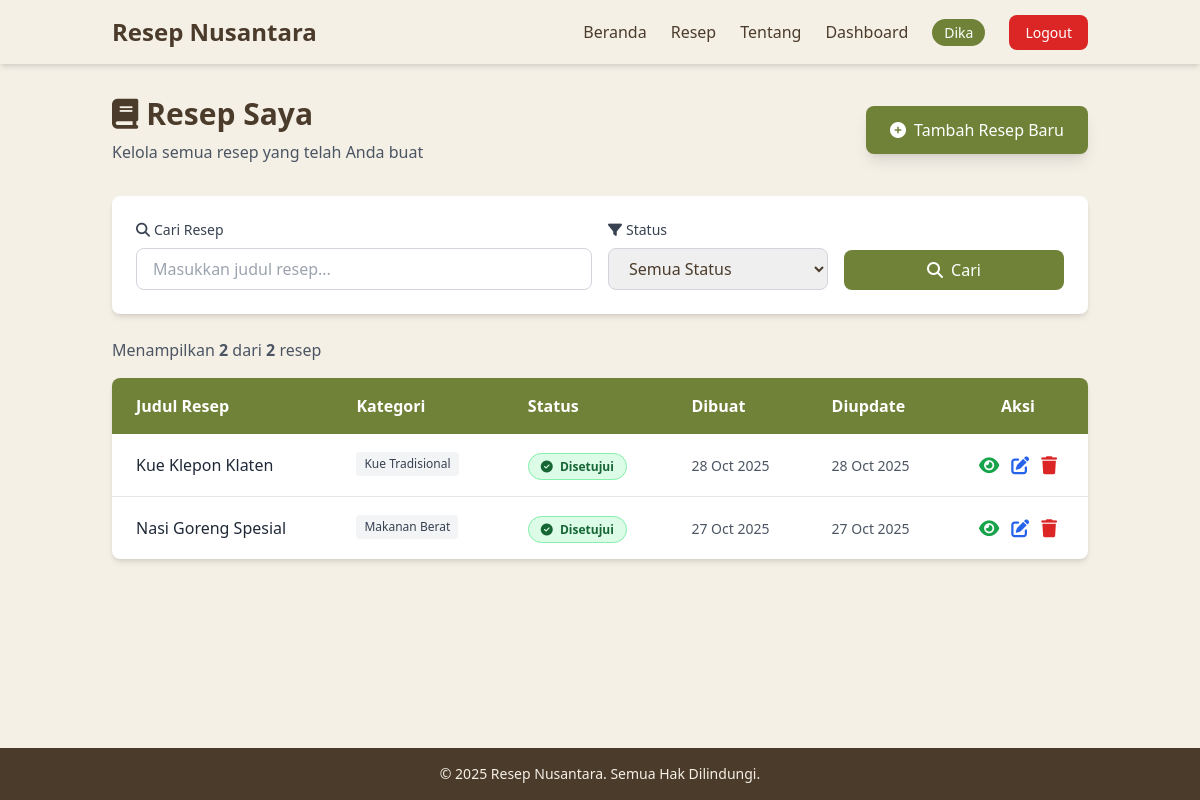
Page /user/my_recipes.php (signed in) on the committed database.
### tables this page shows
CREATE TABLE `recipes` (
  `id` int(11) NOT NULL,
  `user_id` int(11) NOT NULL,
  `title` varchar(150) NOT NULL,
  `ingredients` text NOT NULL,
  `steps` text NOT NULL,
  `photo` varchar(255) DEFAULT NULL,
  `status` enum('pending','approved','rejected') DEFAULT 'pending',
  `created_at` datetime DEFAULT current_timestamp(),
  `updated_at` datetime DEFAULT current_timestamp() ON UPDATE current_timestamp()
);

### user/my_recipes.php (the view, shortened to what this page needs)
<?php
require_once __DIR__ . '/../includes/auth_check.php';
$user_id = $_SESSION['user_id'];
$status_filter = isset($_GET['status']) ? $_GET['status'] : 'all';
$search = isset($_GET['search']) ? trim($_GET['search']) : '';
$limit = 10;
$page = isset($_GET['page']) ? (int)$_GET['page'] : 1;
$offset = ($page - 1) * $limit;
$count_query = "SELECT COUNT(*) as total FROM recipes WHERE user_id = ?";
$params = [$user_id];
$types = 'i';
$stmt_count = $conn->prepare($count_query);
$stmt_count->bind_param($types, ...$params);
$stmt_count->execute();
$total_recipes = $stmt_count->get_result()->fetch_assoc()['total'];
$query = "SELECT r.id, r.title, r.status, r.created_at, r.updated_at,
    (SELECT GROUP_CONCAT(c.name SEPARATOR ', ')
     FROM recipe_categories rc
     JOIN categories c ON rc.category_id = c.id
     WHERE rc.recipe_id = r.id) as categories
    FROM recipes r
    WHERE r.user_id = ?";
$params = [$user_id];
$types = 'i';
$query .= " ORDER BY r.created_at DESC LIMIT ? OFFSET ?";
$params[] = $limit;
$params[] = $offset;
$types .= 'ii';
$stmt = $conn->prepare($query);
$stmt->bind_param($types, ...$params);
$stmt->execute();
$recipes = $stmt->get_result();
include '../includes/header.php';
?>
<main class="flex-grow container mx-auto px-6 py-8">
    <div class="flex flex-col md:flex-row md:items-center md:justify-between mb-8">
        <div>
            <h1 class="text-3xl font-bold text-[#4b3b2b] mb-2">
                <i class="fas fa-book mr-2"></i>Resep Saya
            </h1>
            <p class="text-gray-600">Kelola semua resep yang telah Anda buat</p>
        </div>
        <a href="add_recipe.php" class="mt-4 md:mt-0 inline-block bg-[#708238] text-white px-6 py-3 rounded-lg hover:bg-[#5a6a2e] transition shadow-lg">
            <i class="fas fa-plus-circle mr-2"></i>Tambah Resep Baru
        </a>
    </div>
    <div class="bg-white rounded-lg shadow-md p-6 mb-6">
        <form method="GET" action="" class="grid grid-cols-1 md:grid-cols-4 gap-4">
            <div class="md:col-span-2">
                <label class="block text-sm font-medium text-gray-700 mb-2">
                    <i class="fas fa-search mr-1"></i>Cari Resep
                </label>
                <input
                    type="text"
                    name="search"
                    value="<?php echo htmlspecialchars($search); ?>"
                    placeholder="Masukkan judul resep..."
                    class="w-full px-4 py-2 border border-gray-300 rounded-lg focus:outline-none focus:ring-2 focus:ring-[#708238]"
                >
            </div>
            <div>
                <label class="block text-sm font-medium text-gray-700 mb-2">
                    <i class="fas fa-filter mr-1"></i>Status
                </label>
                <select
                    name="status"
                    class="w-full px-4 py-2 border border-gray-300 rounded-lg focus:outline-none focus:ring-2 focus:ring-[#708238]"
                >
                    <option value="all" <?php echo $status_filter == 'all' ? 'selected' : ''; ?>>Semua Status</option>
                </select>
            </div>
            <div class="flex items-end">
                <button
                    type="submit"
                    class="w-full bg-[#708238] text-white px-6 py-2 rounded-lg hover:bg-[#5a6a2e] transition"
                >
                    <i class="fas fa-search mr-2"></i>Cari
                </button>
            </div>
        </form>
    </div>
    <div class="mb-4">
        <p class="text-gray-600">
            Menampilkan <span class="font-semibold"><?php echo $recipes->num_rows; ?></span> dari
            <span class="font-semibold"><?php echo $total_recipes; ?></span> resep
        </p>
    </div>
    <div class="bg-white rounded-lg shadow-md overflow-hidden">
        <?php if ($recipes->num_rows > 0): ?>
        <div class="overflow-x-auto">
            <table class="w-full">
                <thead class="bg-[#708238] text-white">
                    <tr>
                        <th class="text-left py-4 px-6 font-semibold">Judul Resep</th>
                        <th class="text-left py-4 px-6 font-semibold">Kategori</th>
                        <th class="text-left py-4 px-6 font-semibold">Status</th>
                        <th class="text-left py-4 px-6 font-semibold">Dibuat</th>
                        <th class="text-left py-4 px-6 font-semibold">Diupdate</th>
                        <th class="text-center py-4 px-6 font-semibold">Aksi</th>
                    </tr>
                </thead>
                <tbody class="divide-y divide-gray-200">
                    <?php while ($recipe = $recipes->fetch_assoc()): ?>
                    <tr class="hover:bg-gray-50 transition">
                        <td class="py-4 px-6">
                            <p class="font-medium text-gray-800"><?php echo htmlspecialchars($recipe['title']); ?></p>
                        </td>
                        <td class="py-4 px-6">
                            <?php if ($recipe['categories']): ?>
                                <?php
                                $cats = explode(', ', $recipe['categories']);
                                foreach ($cats as $cat):
                                ?>
                                <span class="inline-block bg-gray-100 text-gray-700 text-xs px-2 py-1 rounded mr-1 mb-1">
                                    <?php echo htmlspecialchars($cat); ?>
                                </span>
                                <?php endforeach; ?>
                            <?php else: ?>
                                <span class="text-gray-400 text-sm">-</span>
                            <?php endif; ?>
                        </td>
                        <td class="py-4 px-6">
                            <?php
                            $status_classes = [
                                'approved' => 'bg-green-100 text-green-800 border-green-300',
                                'pending' => 'bg-yellow-100 text-yellow-800 border-yellow-300',
                                'rejected' => 'bg-red-100 text-red-800 border-red-300'
                            ];
                            $status_icons = [
                                'approved' => 'fa-check-circle',
                                'pending' => 'fa-clock',
                                'rejected' => 'fa-times-circle'
                            ];
                            $status_text = [
                                'approved' => 'Disetujui',
                                'pending' => 'Pending',
                                'rejected' => 'Ditolak'
                            ];
                            $status = $recipe['status'];
                            ?>
                            <span class="px-3 py-1 rounded-full text-xs font-semibold border <?php echo $status_classes[$status]; ?>">
                                <i class="fas <?php echo $status_icons[$status]; ?> mr-1"></i>
                                <?php echo $status_text[$status]; ?>
                            </span>
                        </td>
                        <td class="py-4 px-6">
                            <span class="text-sm text-gray-600">
                                <?php echo date('d M Y', strtotime($recipe['created_at'])); ?>
                            </span>
                        </td>
                        <td class="py-4 px-6">
                            <span class="text-sm text-gray-600">
                                <?php echo date('d M Y', strtotime($recipe['updated_at'])); ?>
                            </span>
                        </td>
                        <td class="py-4 px-6">
                            <div class="flex items-center justify-center space-x-3">
                                <a href="../recipe_detail.php?id=<?php echo $recipe['id']; ?>"
                                   class="text-green-600 hover:text-green-800 transition"
                                   title="Lihat Detail">
                                    <i class="fas fa-eye text-lg"></i>
                                </a>
                                <a href="edit_recipe.php?id=<?php echo $recipe['id']; ?>"
                                   class="text-blue-600 hover:text-blue-800 transition"
                                   title="Edit">
                                    <i class="fas fa-edit text-lg"></i>
                                </a>
                                <a href="delete_recipe.php?id=<?php echo $recipe['id']; ?>"
                                   class="text-red-600 hover:text-red-800 transition"
                                   title="Hapus"
                                   onclick="return confirm('Yakin ingin menghapus resep ini?')">
                                    <i class="fas fa-trash text-lg"></i>
                                </a>
                            </div>
                        </td>
                    </tr>
                    <?php endwhile; ?>
                </tbody>
            </table>
        </div>
        <?php endif; ?>
    </div>
</main>
<?php include '../includes/footer.php'; ?>

### rows in the picture
recipes: title "Kue Klepon Klaten", cat "Kue Tradisional", status "Disetujui", created_at "28 Oct 2025", updated_at "28 Oct 2025"
recipes: title "Nasi Goreng Spesial", cat "Makanan Berat", status "Disetujui", created_at "27 Oct 2025", updated_at "27 Oct 2025"

### other values in the picture
$_SESSION['name'] "Dika"
$recipes->num_rows "2"
$total_recipes "2"
